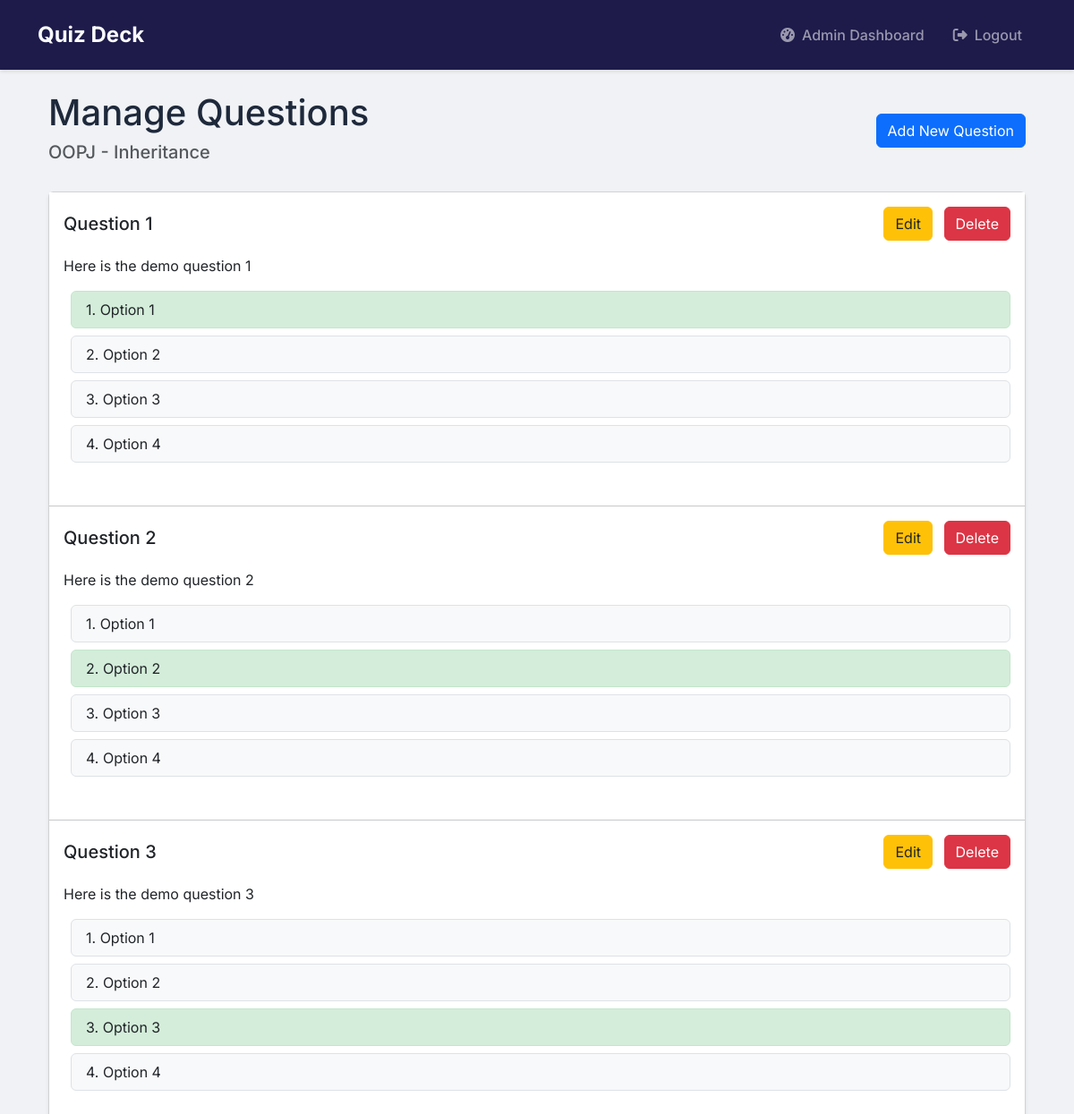
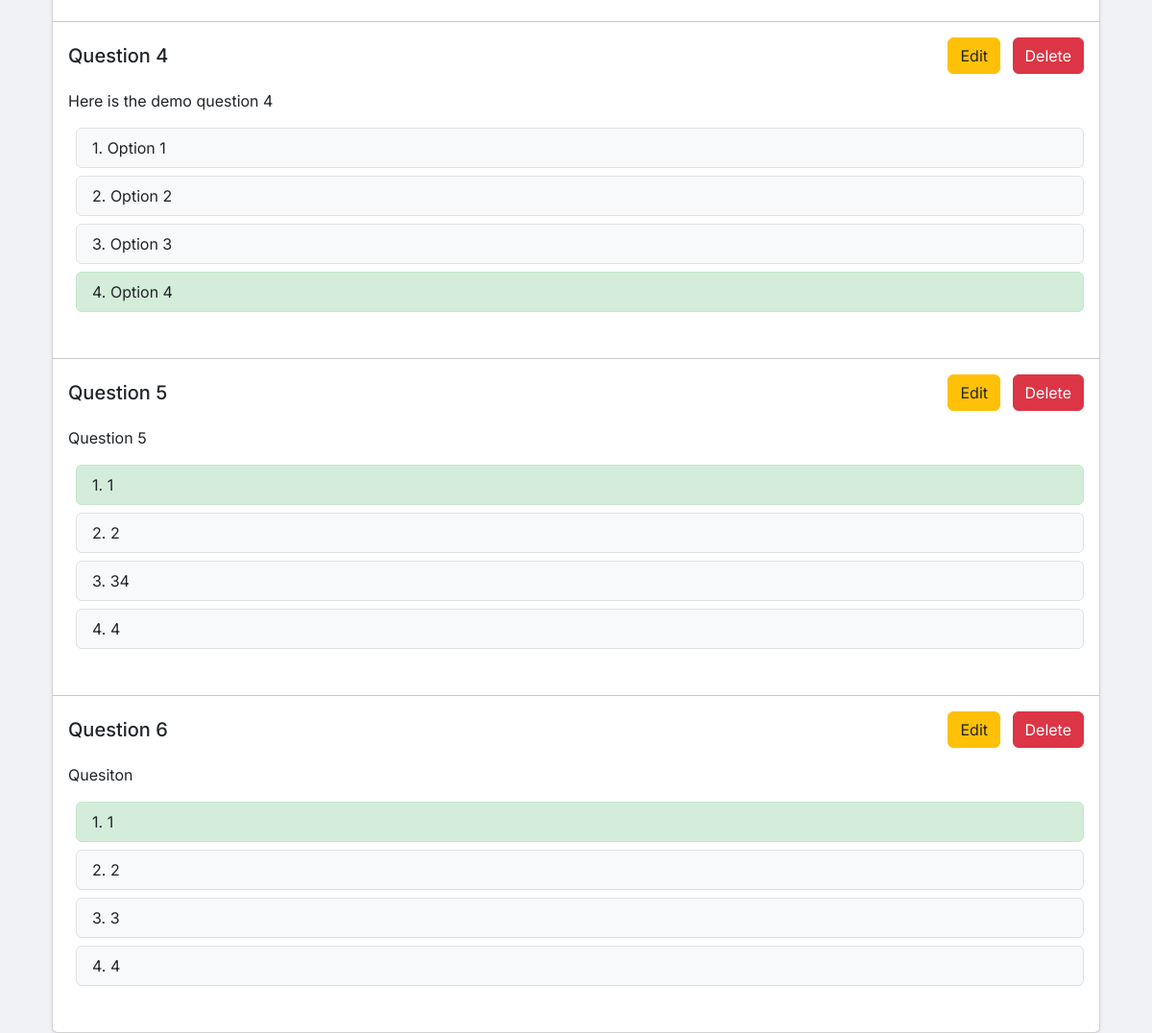
The app's page /admin/quizzes/1/questions (signed in) with its own data (2 pictures, top to bottom).
### models/models.py (models this page shows)
class Subject(db.Model):
    id = db.Column(db.Integer, primary_key=True)
    name = db.Column(db.String(100), nullable=False)
    description = db.Column(db.Text)
    chapters = db.relationship('Chapter', backref='subject', cascade='all, delete-orphan', lazy=True)

class Chapter(db.Model):
    id = db.Column(db.Integer, primary_key=True)
    name = db.Column(db.String(100), nullable=False)
    description = db.Column(db.Text)
    subject_id = db.Column(db.Integer, db.ForeignKey('subject.id'), nullable=False)
    quizzes = db.relationship('Quiz', backref='chapter', cascade='all, delete-orphan', lazy=True)

class Question(db.Model):
    id = db.Column(db.Integer, primary_key=True)
    quiz_id = db.Column(db.Integer, db.ForeignKey('quiz.id'), nullable=False)
    question_statement = db.Column(db.Text, nullable=False)
    option1 = db.Column(db.String(200), nullable=False)
    option2 = db.Column(db.String(200), nullable=False)
    option3 = db.Column(db.String(200), nullable=False)
    option4 = db.Column(db.String(200), nullable=False)
    correct_option = db.Column(db.Integer, nullable=False)

### controllers/admin.py (the view, shortened to what this page needs)
@admin.route('/admin/quizzes/<int:quiz_id>/questions', methods=['GET', 'POST'])
@login_required
@admin_required
def manage_questions(quiz_id):
    quiz = Quiz.query.get_or_404(quiz_id)
    form = QuestionForm()
    questions = Question.query.filter_by(quiz_id=quiz_id).all()
    print(f"Questions found: {len(questions)}")
    if questions:
        for q in questions:
            print(f"Question: {q.id} - {q.question_statement}")
    else:
        print("No questions found for this quiz")
    return render_template('admin/questions.html',
                         form=form,
                         questions=questions,
                         quiz=quiz)

### app.py (called while the page is built)
@login_manager.user_loader
def load_user(user_id):
    return User.query.get(int(user_id))

### controllers/admin.py (called while the page is built)
def admin_required(f):
    @wraps(f)
    def decorated_function(*args, **kwargs):
        if not current_user.is_authenticated or not current_user.is_admin:
            flash('Access denied.', 'danger')
            return redirect(url_for('auth.login'))
        return f(*args, **kwargs)
    return decorated_function

### templates/admin/questions.html (shortened to what this page needs)
{% extends "base.html" %}
{% block content %}
<div class="container">
    <div class="d-flex justify-content-between align-items-center mb-4">
        <div>
            <h1>Manage Questions</h1>
            <h5 class="text-muted">{{ quiz.chapter.subject.name }} - {{ quiz.chapter.name }}</h5>
        </div>
        <button class="btn btn-primary" data-bs-toggle="modal" data-bs-target="#addQuestionModal">
            Add New Question
        </button>
    </div>
<div class="card shadow-sm">
    <div class="card-body p-0">
        {% for question in questions %}
            <div class="question-container p-3 mb-4">
                <div class="d-flex justify-content-between align-items-center mb-3">
                    <h5 class="m-0">Question {{ loop.index }}</h5>
                    <div>
                        <a href="{{ url_for('admin.edit_question', quiz_id=quiz.id, question_id=question.id) }}"
                           class="btn btn-warning">Edit</a>
                        <a href="{{ url_for('admin.delete_question', quiz_id=quiz.id, question_id=question.id) }}"
                           class="btn btn-danger ms-2"
                           onclick="return confirm('Are you sure you want to delete this question?')">Delete</a>
                    </div>
                </div>
                <p class="question-text mb-3">{{ question.question_statement }}</p>
                <div class="options-list">
                    <div class="option-item py-2 px-3 mb-2 rounded {% if question.correct_option == 1 %}correct{% endif %}">
                        1. {{ question.option1 }}
                    </div>
                    <div class="option-item py-2 px-3 mb-2 rounded {% if question.correct_option == 2 %}correct{% endif %}">
                        2. {{ question.option2 }}
                    </div>
                    <div class="option-item py-2 px-3 mb-2 rounded {% if question.correct_option == 3 %}correct{% endif %}">
                        3. {{ question.option3 }}
                    </div>
                    <div class="option-item py-2 px-3 mb-2 rounded {% if question.correct_option == 4 %}correct{% endif %}">
                        4. {{ question.option4 }}
                    </div>
                </div>
            </div>
            {% if not loop.last %}
                <hr class="my-0">
            {% endif %}
        {% else %}
            <div class="alert alert-info m-3">
                No questions found for this quiz. Use the "Add New Question" button to create questions.
            </div>
        {% endfor %}
    </div>
</div>
</div>
{% endblock %}

### static/css/dashboard.css (style rules this page uses)
:root { --primary-color: #4361ee; --primary-hover: #3a56d4; --secondary-color: #3f37c9; --success-color: #4cc9f0; --info-color: #4895ef; --warning-color: #f72585; --danger-color: #e63946; --light-color: #f8f9fa; --dark-color: #212529; --gray-100: #f8f9fa; --gray-200: #e9ecef; --gray-300: #dee2e6; --gray-400: #ced4da; --gray-500: #adb5bd; --gray-600: #6c757d; --gray-700: #495057; --gray-800: #343a40; --gray-900: #212529; --border-radius: 0.75rem; --box-shadow: 0 0.5rem 1rem rgba(0, 0, 0, 0.15); --transition: all 0.3s ease; }
body { background-color: #f0f2f5; color: var(--gray-800); font-family: 'Inter', sans-serif; }

### static/css/auth.css (style rules this page uses)
:root { --primary-color: #4A90E2; --primary-dark: #357ABD; --text-primary: #2C3E50; --text-secondary: #7F8C8D; --error-color: #E74C3C; --border-radius: 12px; --input-bg: #F5F7FA; --transition: all 0.3s ease; }

### static/css/quiz.css (style rules this page uses)
:root { --primary-color: #4361ee; --primary-dark: #3a56d4; --primary-light: rgba(67, 97, 238, 0.1); --secondary-color: #3f37c9; --success-color: #4cc9f0; --success-dark: #0096c7; --warning-color: #ffd166; --warning-dark: #f9c74f; --danger-color: #ef476f; --danger-dark: #e63946; --text-primary: #2b2d42; --text-secondary: #6c757d; --background-color: #f8f9fa; --card-bg: #ffffff; --border-radius: 1rem; --border-radius-sm: 0.5rem; --box-shadow: 0 10px 15px -3px rgba(0, 0, 0, 0.1), 0 4px 6px -2px rgba(0, 0, 0, 0.05); --transition: all 0.3s ease; }

### templates/base.html (style rules this page uses)
:root { --primary-color: #4361ee; --secondary-color: #3f37c9; --dark-color: #1e1b4b; --light-color: #f8fafc; }
body { font-family: 'Inter', sans-serif; background-color: #f0f2f5; color: #1e293b; }

### templates/admin/questions.html (style rules this page uses)
.question-container { background-color: #fff; }
.question-text { font-size: 1rem; }
.options-list { margin-left: 0.5rem; }
.option-item { background-color: #f8f9fa; border: 1px solid #dee2e6; }
.option-item.correct { background-color: #d4edda; border-color: #c3e6cb; }
.btn-warning { background-color: #ffc107; border-color: #ffc107; color: #212529; }
.btn-danger { background-color: #dc3545; border-color: #dc3545; color: #fff; }

### records on screen
Subject: chapter.subject.name "OOPJ"
Chapter: chapter.name "Inheritance"
Question: question_statement "Here is the demo question 1", option1 "Option 1", option2 "Option 2", option3 "Option 3", option4 "Option 4"
Question: question_statement "Here is the demo question 2", option1 "Option 1", option2 "Option 2", option3 "Option 3", option4 "Option 4"
Question: question_statement "Here is the demo question 3", option1 "Option 1", option2 "Option 2", option3 "Option 3", option4 "Option 4"
Question: question_statement "Here is the demo question 4", option1 "Option 1", option2 "Option 2", option3 "Option 3", option4 "Option 4"
Question: question_statement "Question 5", option1 "1", option2 "2", option3 "34", option4 "4"
Question: question_statement "Quesiton", option1 "1", option2 "2", option3 "3", option4 "4"
